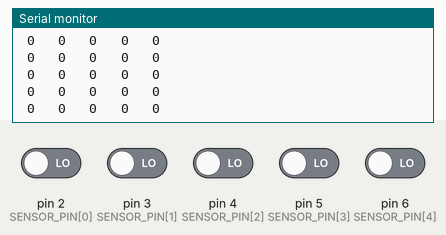
Recording of a sketch running on a simulated Arduino Uno, built with avr-gcc and run on an emulated ATmega328P. Shown: the last lines printed to the serial monitor. The inputs (shaded band) are chosen by the test bench; at power-on: pin 2 (SENSOR_PIN[0]), pin 3 (SENSOR_PIN[1]), pin 4 (SENSOR_PIN[2]), pin 5 (SENSOR_PIN[3]), pin 6 (SENSOR_PIN[4]) LOW.

Above: at 1.2 s.
1.3 s: pin 2 (SENSOR_PIN[0]) driven HIGH
At 1.59 s:
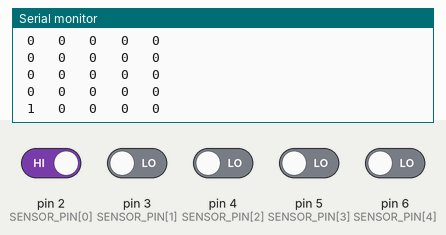
2.8 s: pin 3 (SENSOR_PIN[1]) driven HIGH
At 2.99 s:
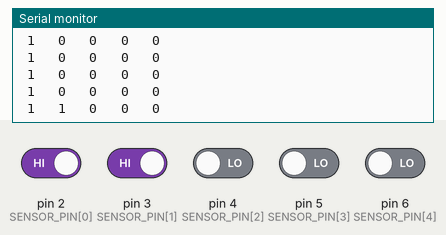
4.3 s: pin 4 (SENSOR_PIN[2]) driven HIGH
At 4.59 s:
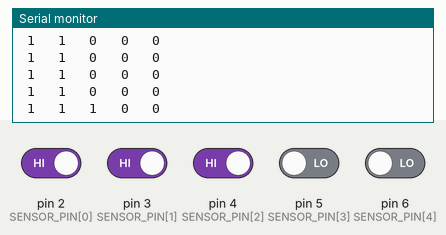
5.8 s: pin 5 (SENSOR_PIN[3]) driven HIGH
At 6.0 s:
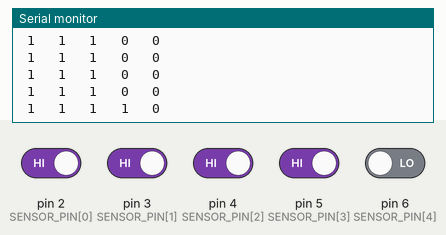
7.3 s: pin 6 (SENSOR_PIN[4]) driven HIGH
At 7.6 s:
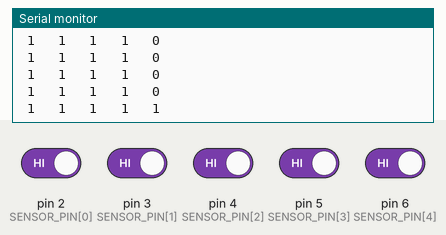
8.8 s: pin 2 (SENSOR_PIN[0]) driven LOW
At 9.0 s:
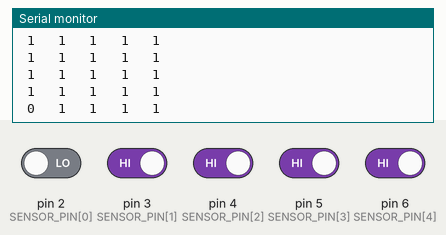

The sketch:

step1_sensor_test.ino
```cpp
/*
  STEP 1 - SENSOR TEST
  --------------------
  Shows what each of the 5 sensors reads (0 or 1) in the Serial Monitor.

  How to use:
  1. Upload this sketch.
  2. Open Tools > Serial Monitor, set speed to 9600 baud.
  3. Hold the robot at its normal height over the track and slide it slowly
     across the black line by hand.
  4. Write down:
       - What does BLACK print? 0 or 1?
       - When the line is under the LEFT-most sensor, which S number changes?
*/

// Sensor bar OUT1..OUT5 wires.
// If your brother plugged them into A0..A4 instead, change this line to:
// const int SENSOR_PIN[5] = {A0, A1, A2, A3, A4};
const int SENSOR_PIN[5] = {2, 3, 4, 5, 6};

void setup() {
  Serial.begin(9600);
  for (int i = 0; i < 5; i++) {
    pinMode(SENSOR_PIN[i], INPUT);
  }
  Serial.println(F("Sensor test. Slide the robot across the black line."));
  Serial.println(F("S1 S2 S3 S4 S5"));
}

void loop() {
  for (int i = 0; i < 5; i++) {
    Serial.print(' ');
    Serial.print(digitalRead(SENSOR_PIN[i]));
    Serial.print(F("  "));
  }
  Serial.println();
  delay(200);
}
```

Measured:
- after the input at 1.3 s, the serial monitor: prints a new line after 0.13 s (image 1)
- after the input at 2.8 s, the serial monitor: prints a new line at once (image 2)
- after the input at 4.3 s, the serial monitor: prints a new line after 0.14 s (image 3)
- after the input at 5.8 s, the serial monitor: prints a new line at once (image 4)
- after the input at 7.3 s, the serial monitor: prints a new line after 0.14 s (image 5)
- after the input at 8.8 s, the serial monitor: prints a new line after 0.05 s (image 6)
